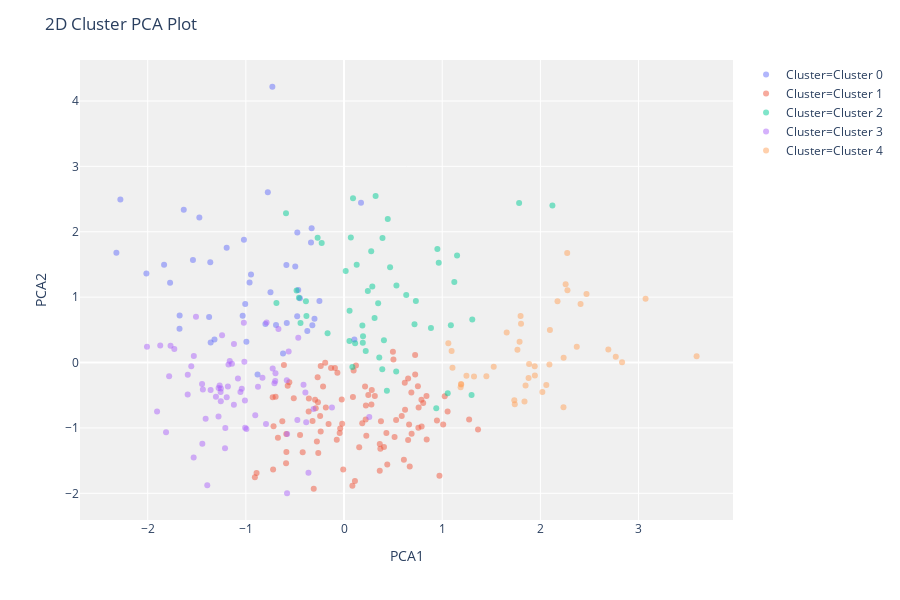

Notebook code for this chart:
### Code cell
plot_model(m, feature='track_name')

### Figure 1 — Plotly figure (JSON) as saved in the notebook; plotly's stock layout.template omitted (floating-point values rounded to 4 significant figures)
{"data": [{"customdata": [["Have You Ever Seen The Rain"], ["Break It Down Again"], ["Stay"], ["A Visita"], ["O Que É O Que É?"], ["Loving Every Minute"], ["Nosso Pequeno Castelo"], ["Voce Abusou"], ["I Follow Rivers"], ["Relicário"], ["Meu Lugar"], ["Tocando em Frente"], ["Como Nossos Pais"], ["Garota Nacional"], ["Big Time Sensuality"], ["Meu Erro"], ["Cara valente"], ["Sing"], ["O Mar Serenou"], ["What a Wonderful World"], ["She"], ["Don't Look Back in Anger - Remastered"], ["Evidence"], ["Easy"], ["Skyfall"], ["Live And Let Die - Remastered 1993"], ["The James Bond Theme (From \"Dr. No\")"], ["Another Way to Die"], ["Die Another Day"], ["You Know My Name - From \"Casino Royale\" Soundtrack"], ["Perfect"], ["Autumn Leaves"], ["Johnny B. Goode"], ["Get Up I Feel Like Being A Sex Machine - Pt. 1 / Single Version"], ["Minha Tribo Sou Eu"], ["Aquarela"], ["Pipes Of Peace - Remastered 2015"], ["O Trem das 7 (Ao Vivo)"], ["Acontecimentos"], ["Colo de Menina"], ["Space Cowboy"], ["Meu Guarda-Chuva"], ["Carolina"]], "hoverlabel": {"namelength": 0}, "hovertemplate": "Cluster=Cluster 0<br>PCA1=%{x}<br>PCA2=%{y}<br>Feature=%{customdata[0]}", "legendgroup": "Cluster=Cluster 0", "marker": {"color": "#636efa", "opacity": 0.5, "symbol": "circle"}, "mode": "markers", "name": "Cluster=Cluster 0", "showlegend": true, "textposition": "top center", "type": "scatter", "x": [-1.676, -0.9945, 0.1728, -0.4665, -0.8008, -0.3742, -0.4772, -1.539, -1.833, -0.3365, -0.449, -2.013, -2.278, -1.007, 0.1055, -1.374, -0.9475, -0.7301, -0.4759, -1.358, -0.5871, -2.319, -0.4971, -0.881, -1.675, -1.362, -0.33, -1.633, -0.6927, -0.3011, -0.6214, -1.32, -0.7493, -0.3228, -1.196, -1.772, -0.2507, -1.02, -0.9623, -1.033, -1.474, -0.7762, -0.5833], "xaxis": "x", "y": [0.5185, 0.317, 2.443, 1.109, 0.5879, 0.4807, 0.7078, 1.568, 1.497, 1.835, 0.9834, 1.36, 2.495, 0.894, 0.3523, 0.6966, 1.345, 4.218, 1.989, 0.3075, 1.49, 1.679, 1.47, -0.1835, 0.7205, 1.535, 2.055, 2.335, 0.5742, 0.6685, 0.1389, 0.3527, 1.075, 0.5706, 1.757, 1.22, 0.9394, 1.88, 1.225, 0.7158, 2.219, 2.604, 0.6047], "yaxis": "y"}, {"customdata": [["Verdade"], ["Samba Lelê"], ["A Banda"], ["Big Yellow Taxi"], ["All About That Bass - Live from Spotify London"], ["Rocket Man"], ["Fireball (feat. John Ryan)"], ["Non, je ne regrette rien - Remasterisé En 2015"], ["Respect"], ["Oh Chuva"], ["Get Down On It - Single Version"], ["The Thrill Is Gone"], ["One Of Us"], ["Love Of My Life - Live"], ["Bola De Meia, Bola De Gude"], ["O bêbado e a equilibrista"], ["Aqua de Beber"], ["Mais Que Nada (Remix)"], ["Under My Thumb"], ["What's Up?"], ["Flores em você"], ["One Note Samba"], ["Heroes - 1999 Remaster"], ["Tudo No Lugar"], ["Funk Nu a Murit"], ["Vou Deixar"], ["Exagerado 3.0"], ["Bete Balanço"], ["O segundo sol"], ["Que Beleza"], ["Malemolencia"], ["Gostava Tanto de Você - Ao Vivo"], ["Wish You Were Here"], ["Só Tinha De Ser Com Voce (Com Tom)"], ["São Gonça"], ["Exagerado"], ["Flor de Lis"], ["Mais Que Nada"], ["Aquele Abraço"], ["16 Toneladas"], ["Let's Call the Whole Thing Off"], ["Dream a Little Dream of Me"], ["What a Wonderful World"], ["Maracatu Atômico"], ["I'm Yours"], ["Human"], ["I Can't Dance"], ["Let Her Go"], ["Young Folks"], ["Dream A Little Dream Of Me - Album Version With Introduction"], ["The Last of the Famous International Playboys - 2010 Remaster"], ["Hey Ya! - Radio Mix / Club Mix"], ["Seven Nation Army"], ["Bring Me To Life"], ["Smooth (feat. Rob Thomas)"], ["Chão de Giz"], ["Mistérios da Meia Noite"], ["These Boots Are Made For Walkin'"], ["Day Tripper"], ["Get the Party Started"], ["Wrecking Ball"], ["The Passenger"], ["Fly Me To The Moon - Remastered"], ["Back In Black"], ["You Shook Me All Night Long"], ["Highway to Hell"], ["Danny's Song"], ["Danny's Song"], ["Istanbul (Not Constantinople)"], ["Andar com fé"], ["Vamos fugir"], ["Samba Da Bencao"], ["Bete balanço - Ao vivo"], ["Anunciação"], ["La vie en rose - Single Version"], ["Dream A Little Dream Of Me"], ["Common People"], ["Girls and Boys"], ["Alright"], ["Hey Ya!"], ["Crazy"], ["Smiley Faces"], ["Fuck You"], ["Where Is The Love?"], ["A Little Party Never Killed Nobody (All We Got)"], ["Party Rock Anthem"], ["CAN'T STOP THE FEELING! (Original Song from DreamWorks Animation's \"TROLLS\")"], ["Try"], ["If I Ain't Got You"], ["Say Something"], ["Riders on the Storm"], ["Summertime"], ["Piece Of My Heart"], ["Baba O'Riley"], ["All Along the Watchtower"], ["Walk On the Wild Side"]], "hoverlabel": {"namelength": 0}, "hovertemplate": "Cluster=Cluster 1<br>PCA1=%{x}<br>PCA2=%{y}<br>Feature=%{customdata[0]}", "legendgroup": "Cluster=Cluster 1", "marker": {"color": "#EF553B", "opacity": 0.5, "symbol": "circle"}, "mode": "markers", "name": "Cluster=Cluster 1", "showlegend": true, "textposition": "top center", "type": "scatter", "x": [-0.4481, 0.7245, 0.5148, -0.295, -0.8908, 0.4314, -0.01886, -0.5738, 0.4069, -0.02315, 0.7599, -0.7267, 0.08524, 0.09072, 1.025, 0.6692, 0.7572, -0.512, 0.9718, -0.06772, -0.2379, 0.6527, 0.724, 0.498, -0.008392, 0.364, -0.09255, 1.01, -0.03905, -0.04439, -0.5881, 0.3699, -0.288, -0.2688, -0.9081, 0.3761, 0.1546, 0.6529, -0.1917, 0.09783, 0.6215, 0.3638, -0.2433, -0.3086, 0.5306, 0.7904, -0.2135, -0.1574, 0.3138, 0.2227, 0.6857, 0.8419, 1.365, 0.6185, 0.227, 0.2143, -0.2624, 0.2825, -0.4211, 0.8398, -0.6287, -0.2658, 0.1216, 0.4403, -0.3208, 0.6096, 0.8064, 0.9465, -0.2765, -0.3582, 1.274, -0.3604, 0.2789, -0.6969, 0.7883, 0.7524, 0.6882, 0.2472, -0.1853, -0.6124, -0.5573, 1.055, -0.718, -0.5903, 0.2204, 0.5875, 0.1854, 0.5032, 0.111, -0.7226, -0.1322, -0.5871, -0.0741, 0.6627, -0.6734, -0.2373], "xaxis": "x", "y": [-1.107, -0.1825, -1.14, -0.57, -1.688, -1.078, -0.9344, -0.3563, -1.291, -0.5649, -0.6889, -0.5319, -1.883, -0.5255, -0.5174, -1.59, -0.9974, -0.5444, -1.73, -0.1543, -1.056, -1.185, 0.1158, 0.1659, -1.634, -1.247, -0.08251, -0.9471, -1.009, -1.078, -1.093, -1.317, -0.7, -0.226, -1.753, -0.898, -1.294, -0.2451, -0.002929, -0.1225, -0.7227, -1.656, -0.8159, -1.931, -0.8796, -0.9784, -0.3649, -0.9413, -0.5119, -0.657, -0.4579, -1.175, -1.024, -0.3082, -1.12, -0.3666, -1.383, -0.4196, -1.371, -0.5121, -0.8968, -0.6079, -0.04442, -1.558, -0.8929, -1.486, -0.6194, -0.8875, -1.208, -0.5501, -0.873, -0.7503, -0.6401, -0.5248, -0.5677, -0.3645, -1.09, -0.4973, -0.6891, -0.03615, -0.3024, -0.7488, -0.9729, -1.538, -0.8705, -0.8177, -0.9271, 0.04492, -1.81, -1.637, -0.08455, -1.37, -1.179, -0.9464, -1.15, -0.05327], "yaxis": "y"}, {"customdata": [["Wish You Were Here"], ["Another Brick in the Wall, Pt. 2"], ["Smoke On The Water - Remastered 2012"], ["Paranoid"], ["Águas De Março"], ["Good People"], ["Got My Mind Set On You - 2004 Mix"], ["Love On The Brain"], ["I Love Rock 'n' Roll"], ["Kung Fu Fighting (Single Version)"], ["Lay, Lady, Lay"], ["Superstition - Single Version"], ["Signed, Sealed, Delivered (I'm Yours)"], ["Coffee and TV"], ["Hey Boy Hey Girl"], ["Go"], ["Block Rockin' Beats"], ["Sunshine Reggae - 2008 Remaster"], ["Dona Cila"], ["Layla - Acoustic; Live at MTV Unplugged, Bray Film Studios, Windsor, England, UK, 1/16/1992; 2013 Remaster"], ["Beds Are Burning - Remastered"], ["House of Fun - 2000 Remastered Version"], ["Addicted To Love"], ["Moving On Up"], ["Cérebro Eletrônico"], ["Só Tinha De Ser Com Você"], ["The Joker"], ["Friction"], ["You Had Me"], ["Love Today"], ["Happy Ending/Over My Shoulder"], ["The River of Dreams"], ["Down On The Corner"], ["Kiss from a Rose"], ["Crazy"], ["Telegrama"], ["Amor e Sexo"], ["Metamorfose Ambulante"], ["Codinome Beija-Flor"], ["Cotidiano"], ["Relicário - Ao Vivo"], ["Chega de Saudade"], ["Tropicana (Morena Tropicana)"], ["Não Me Deixe Só"], ["Boa Sorte / Good Luck"], ["Segue o Som"], ["Samba de uma nota só"], ["Ai, Ai, Ai..."], ["La Belle De Jour"], ["Tá perdoado"], ["O Segundo Sol - Acoustic"], ["Vamos Fugir"]], "hoverlabel": {"namelength": 0}, "hovertemplate": "Cluster=Cluster 2<br>PCA1=%{x}<br>PCA2=%{y}<br>Feature=%{customdata[0]}", "legendgroup": "Cluster=Cluster 2", "marker": {"color": "#00cc96", "opacity": 0.5, "symbol": "circle"}, "mode": "markers", "name": "Cluster=Cluster 2", "showlegend": true, "textposition": "top center", "type": "scatter", "x": [0.1934, 0.05648, -0.3831, -0.2689, 0.09144, -0.4591, 0.5311, 0.08487, 0.7177, 0.3917, 0.01695, 0.3589, 0.1289, 1.056, 0.288, 0.4064, 0.9646, -0.4833, 0.1911, 0.1128, 0.4691, 0.2424, 0.7316, 0.3113, 1.783, 0.4367, 1.299, 0.3475, 0.5338, 0.9508, 0.4454, -0.1676, 1.151, -0.6885, 1.306, 0.6334, -0.5911, -0.2276, 2.123, 0.3215, -0.4433, 1.088, -0.3881, 1.123, 0.221, 0.06933, 0.8855, 0.3895, 0.2768, 0.1869, 0.05526, 0.9393], "xaxis": "x", "y": [0.4007, 0.7904, 0.7123, 1.907, 2.511, 0.9925, -0.1386, -0.06726, 0.5864, 1.903, 1.4, 0.07554, 1.495, -0.468, 1.164, 0.3402, 1.525, 1.102, 0.3029, 0.2931, 1.457, 1.094, 0.9401, 0.6801, 2.438, -0.4313, -0.4962, 0.9075, 1.179, 1.736, 2.195, 0.4497, 1.638, 0.9112, 0.6568, 1.033, 2.282, 1.826, 2.4, 2.545, 0.6062, 0.5701, 0.9383, 1.233, 0.1761, 1.912, 0.5298, -0.1035, 1.701, 0.5674, 0.3306, -0.6995], "yaxis": "y"}, {"customdata": [["Greenback Boogie (Theme from \"Suits\")"], ["Safety Dance"], ["Da Ya Think I'm Sexy"], ["Pela Luz dos Olhos Teus - Bonus Track"], ["Because the Night - MTV Unplugged Version"], ["Under Pressure - Remastered"], ["Three Little Birds"], ["Every Breath You Take"], ["Johnny B Goode - 2002 Remaster"], ["Livin' On A Prayer"], ["You Give Love A Bad Name"], ["Wanted Dead Or Alive"], ["The Way You Look Tonight"], ["Carta Ao Tom 74"], ["Galvanize"], ["Viva La Vida"], ["Flames"], ["Lose Yourself - From \"8 Mile\" Soundtrack"], ["The Sweet Escape"], ["Toxic"], ["Feel It Still"], ["Pretend We're Dead"], ["Shitlist"], ["Black Velvet"], ["That's All - 2007 Remaster"], ["Óculos"], ["Envelheço na cidade"], ["Pobre paulista"], ["Mantenha o Respeito"], ["Chained To The Rhythm"], ["Dark Horse"], ["I Kissed A Girl"], ["All The Small Things"], ["Ho Hey"], ["Halo"], ["Counting Stars"], ["Happy Together"], ["Human"], ["Better Together"], ["Wherever You Will Go"], ["We Didn't Start the Fire"], ["Teardrop"], ["Smiled At Me (Sorriu Para Mim)"], ["Corcovado"], ["Cum on Feel the Noize"], ["One Way Or Another"], ["Fast Car"], ["One"], ["Shiny Happy People"], ["A Casa é Sua"], ["With Or Without You - Remastered"], ["Beija Eu"], ["Rolling In The Deep"], ["Set Fire to the Rain"], ["Firework"], ["Roar"], ["Wake Me Up - Radio Edit"], ["Hello"], ["Under Pressure - Remastered"], ["A Message to You Rudy"], ["Stressed Out"], ["Heathens"], ["Ride"], ["Here Comes The Sun - Remastered 2009"], ["Do Lado de Cá"], ["Juste un inconnu"], ["The Ballad Of John And Yoko - Remastered 2009"]], "hoverlabel": {"namelength": 0}, "hovertemplate": "Cluster=Cluster 3<br>PCA1=%{x}<br>PCA2=%{y}<br>Feature=%{customdata[0]}", "legendgroup": "Cluster=Cluster 3", "marker": {"color": "#ab63fa", "opacity": 0.5, "symbol": "circle"}, "mode": "markers", "name": "Cluster=Cluster 3", "showlegend": true, "textposition": "top center", "type": "scatter", "x": [-1.905, -1.015, -0.5805, -1.508, -1.305, -1.257, -0.6682, -1.532, -1.767, -1.781, -1.081, -1.872, -1.254, -0.8764, -1.729, -1.183, -0.4754, -1.438, -0.7091, -0.3106, -1.443, -1.209, -0.9944, -1.278, -0.5641, -0.789, 0.2571, -2.007, -0.7949, -0.7268, -1.813, -1.277, -1.007, -1.164, -1.393, -0.6982, -1.177, -0.1233, -0.3853, -0.3936, -0.5799, -1.195, -0.4127, -1.212, -1.242, -1.556, -1.53, -1.593, -0.4662, -1.01, -1.142, -1.255, -0.9044, -1.121, -1.41, -1.042, -1.446, -1.021, -0.7008, -0.831, -0.5831, -1.592, -0.3624, -1.267, -1.055, -1.359, -1.122], "xaxis": "x", "y": [-0.7481, 0.01331, -1.999, 0.7018, -0.5227, -0.4506, 0.5128, -1.451, 0.2564, -0.2104, -0.2436, 0.2613, -0.3977, -0.3715, 0.2059, -0.3648, -0.8782, -0.4106, -0.3157, -0.7101, -1.242, -1.001, -1.017, -0.8258, 0.1693, 0.6113, -0.832, 0.243, -0.9417, -0.09026, -1.067, -0.3887, -0.9983, 0.02278, -1.875, -0.1643, -0.03048, -0.6862, -0.9151, -0.4585, -1.093, -0.5291, -0.3402, -1.31, 0.4185, -0.05824, 0.09915, -0.4902, 0.3786, -0.5817, -0.01728, -0.5931, -0.8062, 0.2833, -0.8583, -0.4012, -0.3298, 0.6085, -0.2842, -0.2312, -0.2727, -0.1878, -1.684, -0.3498, -0.449, -0.4208, -0.6465], "yaxis": "y"}, {"customdata": [["Cocaine"], ["Layla - 40th Anniversary Version / 2010 Remastered"], ["Paint It, Black - Mono"], ["Nothing Else Matters"], ["Comfortably Numb"], ["Blaze Of Glory - From \"Young Guns II\" Soundtrack"], ["Miracle"], ["Daughter (Remastered)"], ["Kiss from a Rose - Acoustic"], ["Zombie - Acoustic Version"], ["Black"], ["Crazy Mary (Remastered)"], ["Iris"], ["Alanis’ Interlude"], ["Blue Sky Mine - 2011 Remaster"], ["Whole Wide World"], ["The Box, Pt. 1"], ["The Box - Part 2"], ["This Is What It Feels Like"], ["Here Tonight"], ["Faded - Dash Berlin Remix"], ["Shine Ibiza Anthem 2019"], ["Fico Assim Sem Você"], ["Ai, Ai, Ai..."], ["O Calibre"], ["Somewhere Only We Know"], ["Realla"], ["Rose's Thorn"], ["Wen Uuu"], ["Tainted Love"], ["18 and Life"], ["We're Not Gonna Take It"], ["Keep Yourself Alive - Live At The Rainbow"], ["Bohemian Rhapsody - 2011 Mix"], ["Radio Ga Ga - Live Aid"], ["The Show Must Go On - 2011 Mix"], ["Don't Stop Me Now - ...Revisited"], ["The Sea"], ["We No Speak Americano (JT Radio Edit)"], ["Uprising"], ["Paint It, Black"]], "hoverlabel": {"namelength": 0}, "hovertemplate": "Cluster=Cluster 4<br>PCA1=%{x}<br>PCA2=%{y}<br>Feature=%{customdata[0]}", "legendgroup": "Cluster=Cluster 4", "marker": {"color": "#FFA15A", "opacity": 0.5, "symbol": "circle"}, "mode": "markers", "name": "Cluster=Cluster 4", "showlegend": true, "textposition": "top center", "type": "scatter", "x": [1.324, 2.02, 1.734, 2.692, 1.739, 2.276, 1.525, 2.235, 1.766, 2.768, 1.247, 2.237, 3.591, 2.273, 2.409, 1.062, 1.45, 1.657, 2.092, 2.832, 1.88, 2.47, 1.096, 1.788, 1.798, 1.944, 1.942, 2.257, 1.192, 1.803, 1.838, 2.061, 2.097, 3.071, 1.194, 1.105, 1.849, 2.371, 1.187, 2.174, 1.885], "xaxis": "x", "y": [-0.2122, -0.4521, -0.5768, 0.1999, -0.6372, 1.104, -0.06366, -0.6826, 0.1952, 0.0891, -0.2014, 0.07332, 0.09636, 1.674, 0.8971, 0.2933, -0.2089, 0.4582, -0.0291, 0.00507, -0.2348, 1.048, 0.1776, 0.3167, 0.7112, -0.1971, -0.05523, 1.199, -0.3293, 0.5939, -0.5948, -0.3436, 0.4964, 0.9756, -0.3357, -0.07913, -0.3528, 0.2429, -0.3775, 0.939, -0.02126], "yaxis": "y"}], "layout": {"height": 600, "legend": {"tracegroupgap": 0}, "margin": {"t": 60}, "plot_bgcolor": "rgb(240,240,240)", "title": {"text": "2D Cluster PCA Plot"}, "xaxis": {"anchor": "y", "domain": [0, 1], "title": {"text": "PCA1"}}, "yaxis": {"anchor": "x", "domain": [0, 1], "title": {"text": "PCA2"}}}}
